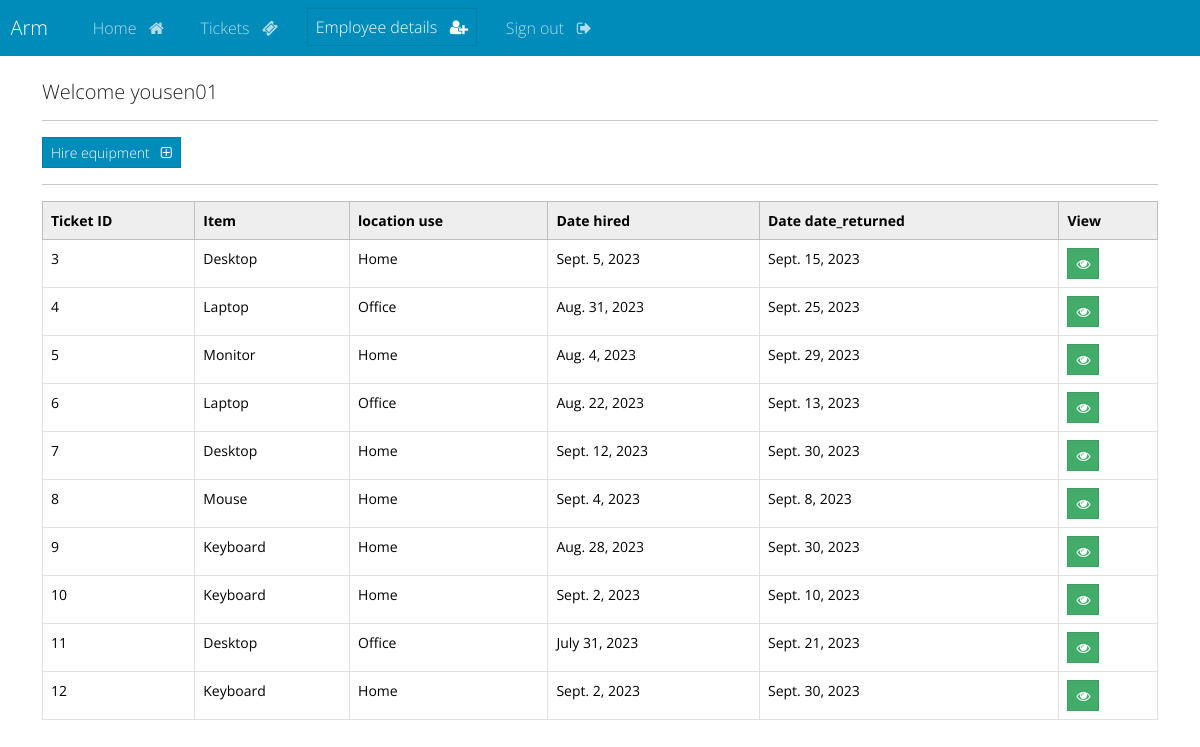
Screenshot of /tickets (signed in) with the database file from the repository.
### webapp/models.py (models this page shows)
class Tickets(models.Model):
    user = models.ForeignKey(User, on_delete=models.CASCADE)
    item = models.CharField(max_length=8, choices=ITEMS)
    location_use = models.CharField(max_length=6, choices=LOCATION_USE)
    date_hired = models.DateField(max_length=8)
    date_returned = models.DateField(max_length=8)

### webapp/views.py (the view)
# urls.py: path('tickets', views.ticket_records, name='tickets'),
@login_required(login_url='my-login')
def ticket_records(request):
    ticket_records = Tickets.objects.all()
    context = {'ticket_records': ticket_records}
    return render(request, 'admin_webapp/tickets.html', context=context)

### webapp/templates/admin_webapp/tickets.html
{% extends 'webapp/base.html' %}
{% block content %}
    <h5> Welcome {{user}} </h5>
    <hr>
    <a class="btn btn-primary btn-sm" href="{% url 'create-ticket-record' %}">
        Hire equipment &nbsp; <i class="fa fa-plus-square-o" aria-hidden="true"></i>
    </a>
    <hr>
    <table class="table table-hover table-bordered">
        <thead class="table-light">
            <tr>
                <th scope="col"> Ticket ID </th>
                <th scope="col"> Item </th>
                <th scope="col"> location use </th>
                <th scope="col"> Date hired </th>
                <th scope="col"> Date date_returned </th>
                <th scope="col"> View </th>
            </tr>
        </thead>
        <tbody>
        {% if ticket_records %}
            {% for ticket_record in ticket_records %}
            <tr>
                <td> {{ticket_record.id}} </td>
                <td> {{ticket_record.item}} </td>
                <td> {{ticket_record.location_use}} </td>
                <td> {{ticket_record.date_hired}} </td>
                <td> {{ticket_record.date_returned}} </td>
                <td>
                    <a class="btn btn-success btn-sm" href="{%url 'view-ticket' ticket_record.id %}">
                        <i class="fa fa-eye" aria-hidden="true"></i>
                    </a>
                </td>
            </tr>
            {% endfor %}
        {% endif %}
        </tbody>
    </table>
{% endblock %}

### rows the page displays
Tickets: id "3", item "Desktop", location_use "Home", date_hired "Sept. 5, 2023", date_returned "Sept. 15, 2023"
Tickets: id "4", item "Laptop", location_use "Office", date_hired "Aug. 31, 2023", date_returned "Sept. 25, 2023"
Tickets: id "5", item "Monitor", location_use "Home", date_hired "Aug. 4, 2023", date_returned "Sept. 29, 2023"
Tickets: id "6", item "Laptop", location_use "Office", date_hired "Aug. 22, 2023", date_returned "Sept. 13, 2023"
Tickets: id "7", item "Desktop", location_use "Home", date_hired "Sept. 12, 2023", date_returned "Sept. 30, 2023"
Tickets: id "8", item "Mouse", location_use "Home", date_hired "Sept. 4, 2023", date_returned "Sept. 8, 2023"
Tickets: id "9", item "Keyboard", location_use "Home", date_hired "Aug. 28, 2023", date_returned "Sept. 30, 2023"
Tickets: id "10", item "Keyboard", location_use "Home", date_hired "Sept. 2, 2023", date_returned "Sept. 10, 2023"
Tickets: id "11", item "Desktop", location_use "Office", date_hired "July 31, 2023", date_returned "Sept. 21, 2023"
Tickets: id "12", item "Keyboard", location_use "Home", date_hired "Sept. 2, 2023", date_returned "Sept. 30, 2023"

### other values shown
{{ user }} "yousen01"
